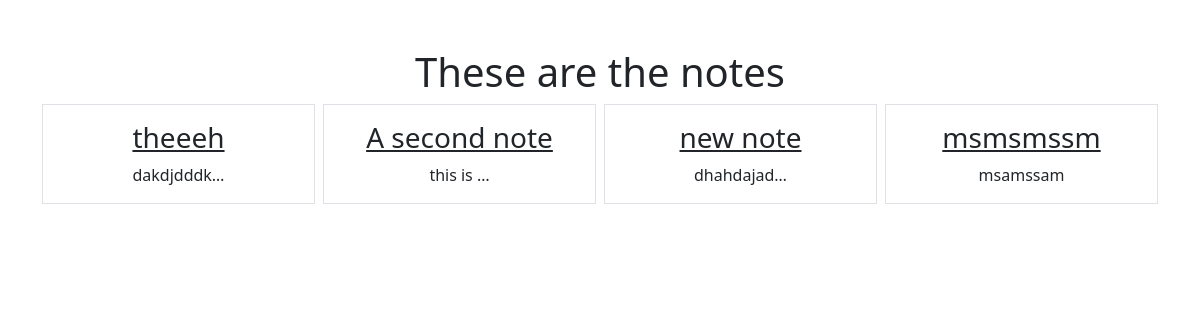
/smart/notes, run on an earlier commit of the app's database.
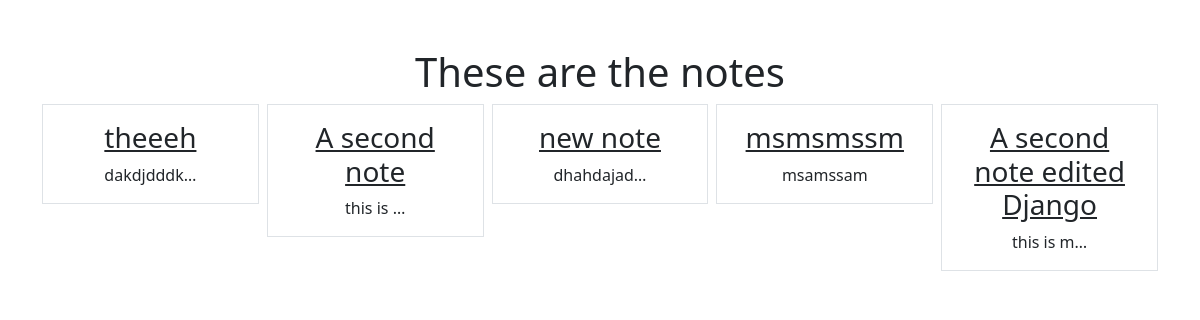
And on a later commit of the database.
### notes/models.py (models this page shows)
class Notes(models.Model):
    title = models.CharField(max_length=200)
    text = models.TextField()
    created = models.DateTimeField(auto_now_add=True)

### notes/views.py (the view)
# urls.py: path('notes', views.list, name = 'notes.list'),
def list(request):
    all_notes = Notes.objects.all()
    return render(request, 'notes/notes_list.html',{'notes':all_notes})

### notes/templates/notes/notes_list.html
<!DOCTYPE html>
{% extends 'base.html'%}
    {% block content %}
    <h1>These are the notes</h1>
    <div class="row row-cols3 g-2">
          {% for note in notes %}
        <div class="col">
            <div class="p-3 border">
                <a href="{% url 'notes.detail' pk=note.id %}" class="text-dark text-decoration-non"><h3 >{{note.title}}</h3></a>
                {{note.text|truncatechars:10}}
            </div>
        </div>
            {% endfor %}
    </div>
    {% endblock %}

### static/templates/base.html (shortened to what this page needs)
<!DOCTYPE html>
{% load static %}
<html lang="en">
<head>
  <link href="https://cdn.jsdelivr.net/npm/bootstrap@5.0.2/dist/css/bootstrap.min.css" rel="stylesheet">
    <link rel="stylesheet" href="{% static 'css/style.css' %}">
</head>
<body>
    <div class="my-5 text-center container">
         {% block content %}
         {% endblock %}
    </div>
</body>
</html>

What changed in the data, as far as the page shows it:
added Notes: title "A second note edited Django", text "this is m…"
